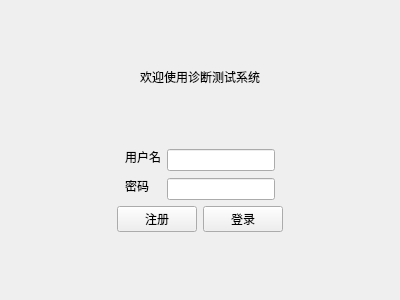
<?xml version="1.0" encoding="UTF-8"?>
<ui version="4.0">
 <class>LoginView</class>
 <widget class="QWidget" name="LoginView">
  <property name="geometry">
   <rect>
    <x>0</x>
    <y>0</y>
    <width>400</width>
    <height>300</height>
   </rect>
  </property>
  <property name="windowTitle">
   <string>登录</string>
  </property>
  <layout class="QVBoxLayout" name="verticalLayout">
   <item>
    <spacer name="verticalSpacer">
     <property name="orientation">
      <enum>Qt::Orientation::Vertical</enum>
     </property>
     <property name="sizeHint" stdset="0">
      <size>
       <width>20</width>
       <height>40</height>
      </size>
     </property>
    </spacer>
   </item>
   <item>
    <widget class="QLabel" name="label">
     <property name="text">
      <string>欢迎使用诊断测试系统</string>
     </property>
     <property name="alignment">
      <set>Qt::AlignmentFlag::AlignCenter</set>
     </property>
    </widget>
   </item>
   <item>
    <spacer name="verticalSpacer_3">
     <property name="orientation">
      <enum>Qt::Orientation::Vertical</enum>
     </property>
     <property name="sizeHint" stdset="0">
      <size>
       <width>20</width>
       <height>41</height>
      </size>
     </property>
    </spacer>
   </item>
   <item>
    <layout class="QHBoxLayout" name="horizontalLayout_2">
     <item>
      <spacer name="horizontalSpacer">
       <property name="orientation">
        <enum>Qt::Orientation::Horizontal</enum>
       </property>
       <property name="sizeHint" stdset="0">
        <size>
         <width>40</width>
         <height>20</height>
        </size>
       </property>
      </spacer>
     </item>
     <item>
      <layout class="QGridLayout" name="gridLayout">
       <item row="0" column="0">
        <widget class="QLabel" name="label_2">
         <property name="text">
          <string>用户名</string>
         </property>
        </widget>
       </item>
       <item row="0" column="1" rowspan="2">
        <widget class="QLineEdit" name="inputUserName"/>
       </item>
       <item row="1" column="0" rowspan="2">
        <widget class="QLabel" name="label_3">
         <property name="text">
          <string>密码</string>
         </property>
        </widget>
       </item>
       <item row="2" column="1">
        <widget class="QLineEdit" name="inputUserPassword">
         <property name="echoMode">
          <enum>QLineEdit::EchoMode::Password</enum>
         </property>
        </widget>
       </item>
      </layout>
     </item>
     <item>
      <spacer name="horizontalSpacer_2">
       <property name="orientation">
        <enum>Qt::Orientation::Horizontal</enum>
       </property>
       <property name="sizeHint" stdset="0">
        <size>
         <width>40</width>
         <height>20</height>
        </size>
       </property>
      </spacer>
     </item>
    </layout>
   </item>
   <item>
    <layout class="QHBoxLayout" name="horizontalLayout_3">
     <item>
      <spacer name="horizontalSpacer_3">
       <property name="orientation">
        <enum>Qt::Orientation::Horizontal</enum>
       </property>
       <property name="sizeHint" stdset="0">
        <size>
         <width>40</width>
         <height>20</height>
        </size>
       </property>
      </spacer>
     </item>
     <item>
      <layout class="QHBoxLayout" name="horizontalLayout">
       <item>
        <widget class="QPushButton" name="btSignUp_2">
         <property name="text">
          <string>注册</string>
         </property>
        </widget>
       </item>
       <item>
        <widget class="QPushButton" name="btSignin">
         <property name="text">
          <string>登录</string>
         </property>
        </widget>
       </item>
      </layout>
     </item>
     <item>
      <spacer name="horizontalSpacer_4">
       <property name="orientation">
        <enum>Qt::Orientation::Horizontal</enum>
       </property>
       <property name="sizeHint" stdset="0">
        <size>
         <width>40</width>
         <height>20</height>
        </size>
       </property>
      </spacer>
     </item>
    </layout>
   </item>
   <item>
    <spacer name="verticalSpacer_2">
     <property name="orientation">
      <enum>Qt::Orientation::Vertical</enum>
     </property>
     <property name="sizeHint" stdset="0">
      <size>
       <width>20</width>
       <height>40</height>
      </size>
     </property>
    </spacer>
   </item>
  </layout>
 </widget>
 <resources/>
 <connections/>
</ui>
